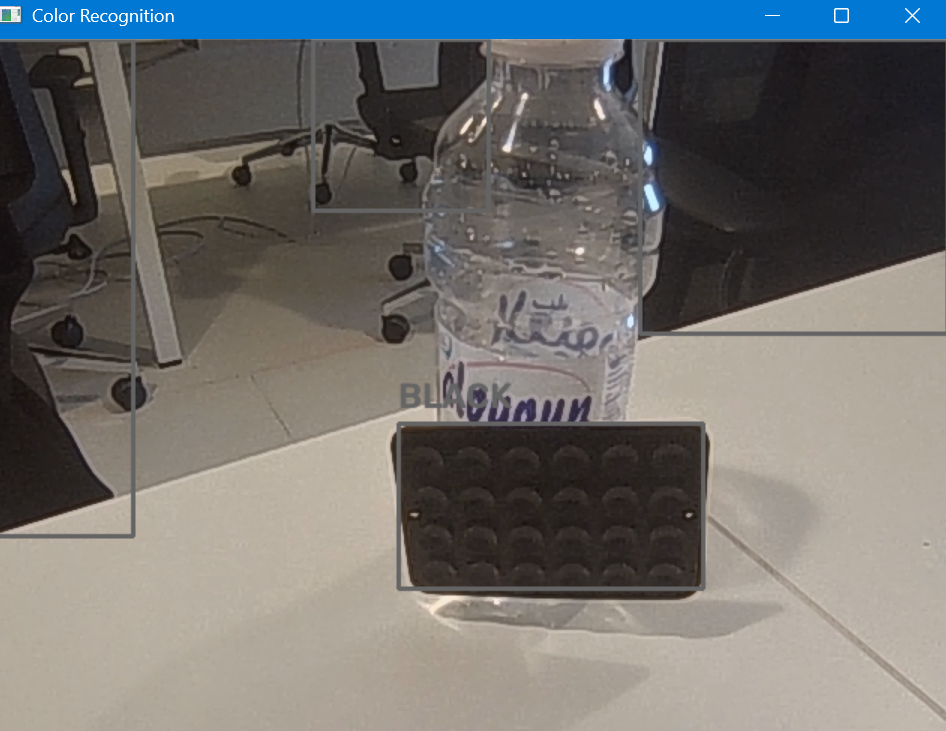
#> input picture Black Color.png, 946 x 731 px, given in place of the camera
$ python main.py
#> lines starting #> are read from the running program, lines starting #| are printed output that depends on the picture; after the words box and inside, x2 and y2 are one past the last pixel; in counts of white or black regions, pixels touching at a corner belong together

import cv2
import numpy as np

cap = cv2.VideoCapture(0)

lower_blue = np.array([100, 150, 50])
upper_blue = np.array([130, 255, 255])

lower_orange = np.array([5, 150, 150])
upper_orange = np.array([20, 255, 255])

lower_black = np.array([0, 0, 0])
upper_black = np.array([180, 255, 50])

colors = [
    ("BLUE", lower_blue, upper_blue, (255, 0, 0)),
    ("ORANGE", lower_orange, upper_orange, (0, 165, 255)),
    ("BLACK", lower_black, upper_black, (100, 100, 100))
]

while True:
    ret, frame = cap.read()
#> frame is the input picture: shape (731, 946, 3); mean B, G, R 110.5, 111.9, 112.4

    if not ret:
        break

    hsv = cv2.cvtColor(frame, cv2.COLOR_BGR2HSV)
#> hsv: shape (731, 946, 3); mean H, S, V 36.1, 45.1, 123.7

    for name, lower, upper, color in colors:

        mask = cv2.inRange(hsv, lower, upper)

        contours, _ = cv2.findContours(
            mask,
            cv2.RETR_EXTERNAL,
            cv2.CHAIN_APPROX_SIMPLE
        )

        for cnt in contours:

            area = cv2.contourArea(cnt)

            if area > 500:

                x, y, w, h = cv2.boundingRect(cnt)

                cv2.rectangle(
                    frame,
                    (x, y),
                    (x + w, y + h),
                    color,
                    2
                )

                cv2.putText(
                    frame,
                    name,
                    (x, y - 10),
                    cv2.FONT_HERSHEY_SIMPLEX,
                    0.8,
                    color,
                    2
                )
#> this loop made 3 passes
#> pass 1, `mask = cv2.inRange(hsv, lower, upper)`:
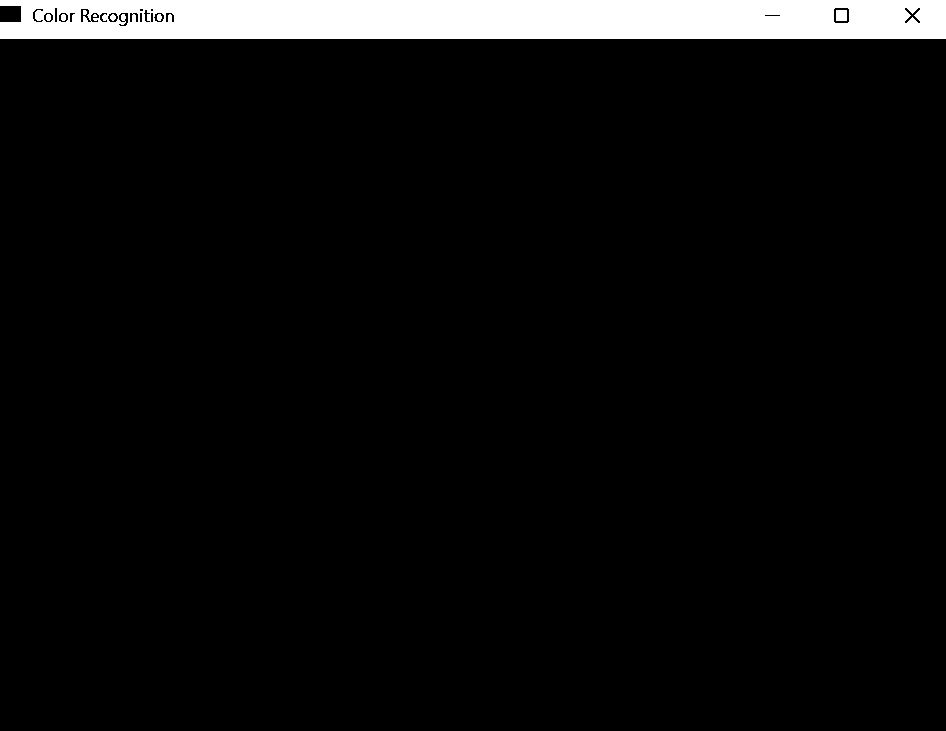
#> mask: shape (731, 946); 5.2% white; 8 white regions (2 under 20 px), largest, box (x1, y1, x2, y2) and area: (0, 0, 946, 39) 35498, (836, 10, 847, 21) 121, (46, 14, 51, 21) 31, (61, 14, 66, 21) 31, (110, 14, 116, 21) 30, (157, 14, 162, 21) 29
#> pass 3, `mask = cv2.inRange(hsv, lower, upper)`:
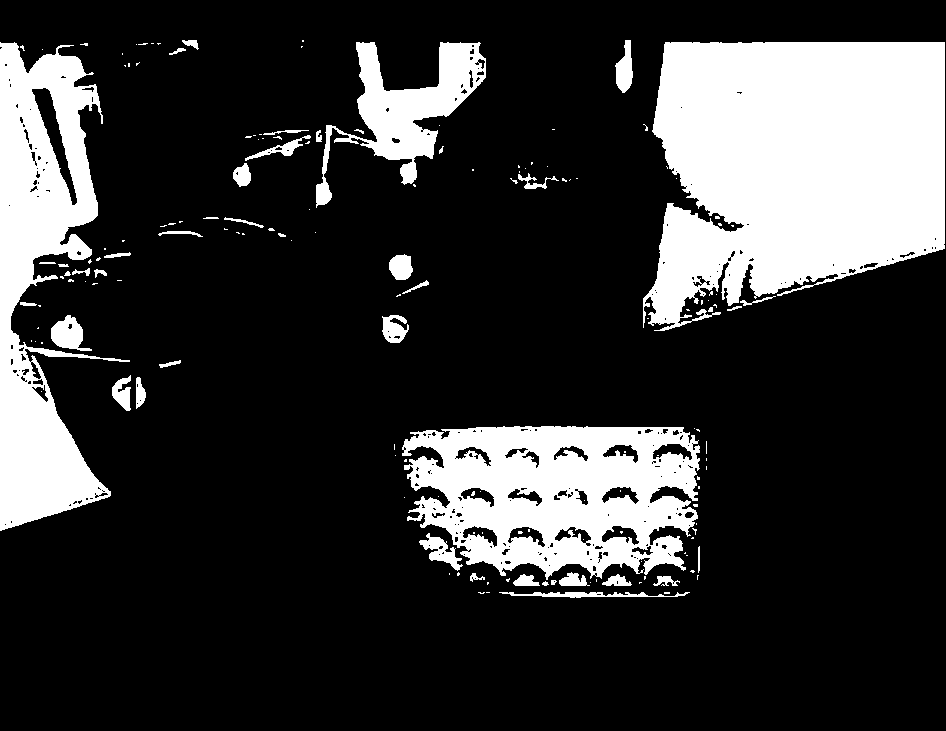
#> mask: shape (731, 946); 21.1% white; 161 white regions (116 under 20 px), largest, box (x1, y1, x2, y2) and area: (643, 42, 945, 331) 67284, (402, 426, 700, 580) 31508, (0, 42, 130, 531) 30001
#> after the loop:
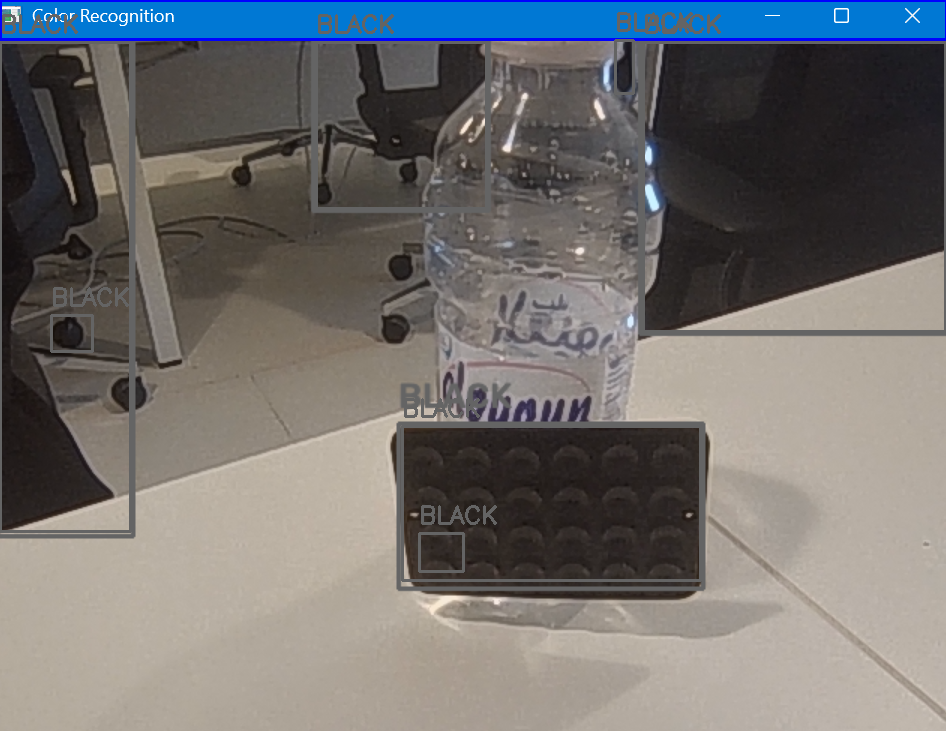
#> frame: shape (731, 946, 3); 3.04% of pixels changed, all inside (x1, y1, x2, y2) = (0, 0, 946, 582)

    cv2.imshow("Color Recognition", frame)

    if cv2.waitKey(1) & 0xFF == ord("q"):
#> (key q is pressed here)
        break

cap.release()
cv2.destroyAllWindows()

$ run again, on Blue Color .png
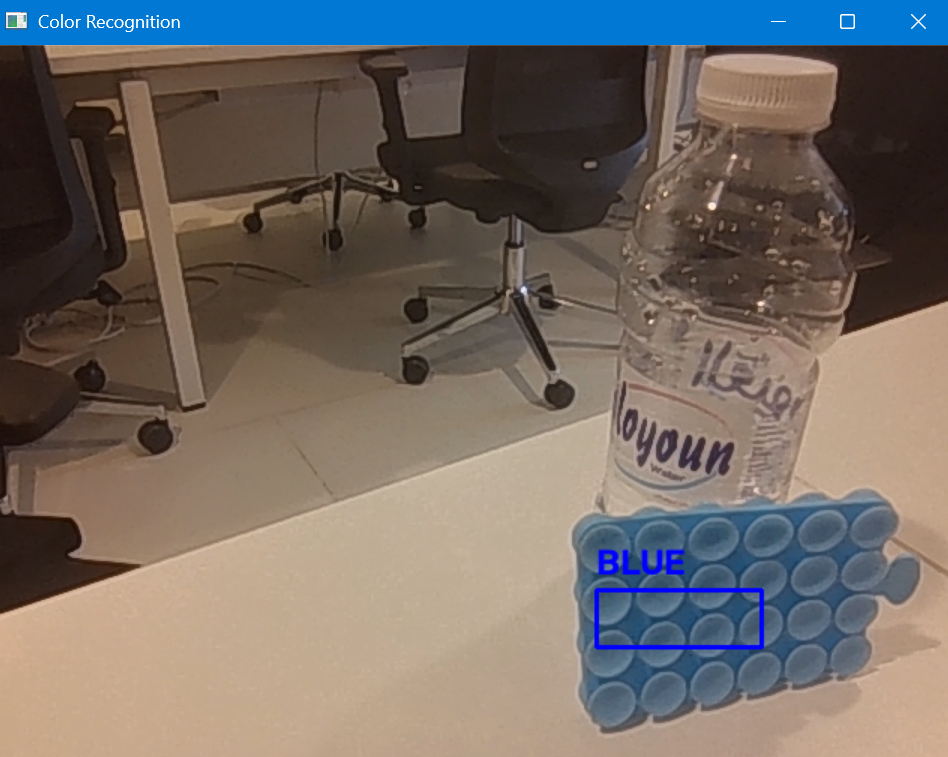
#> input picture Blue Color .png, 948 x 757 px, given in place of the camera
#> frame is the input picture: shape (757, 948, 3); mean B, G, R 101.2, 106.6, 114.3
#> hsv: shape (757, 948, 3); mean H, S, V 27.3, 89.9, 131.1
#> the loop `for name, lower, upper, color in colors: ` made 3 passes
#> pass 1, `mask = cv2.inRange(hsv, lower, upper)`:
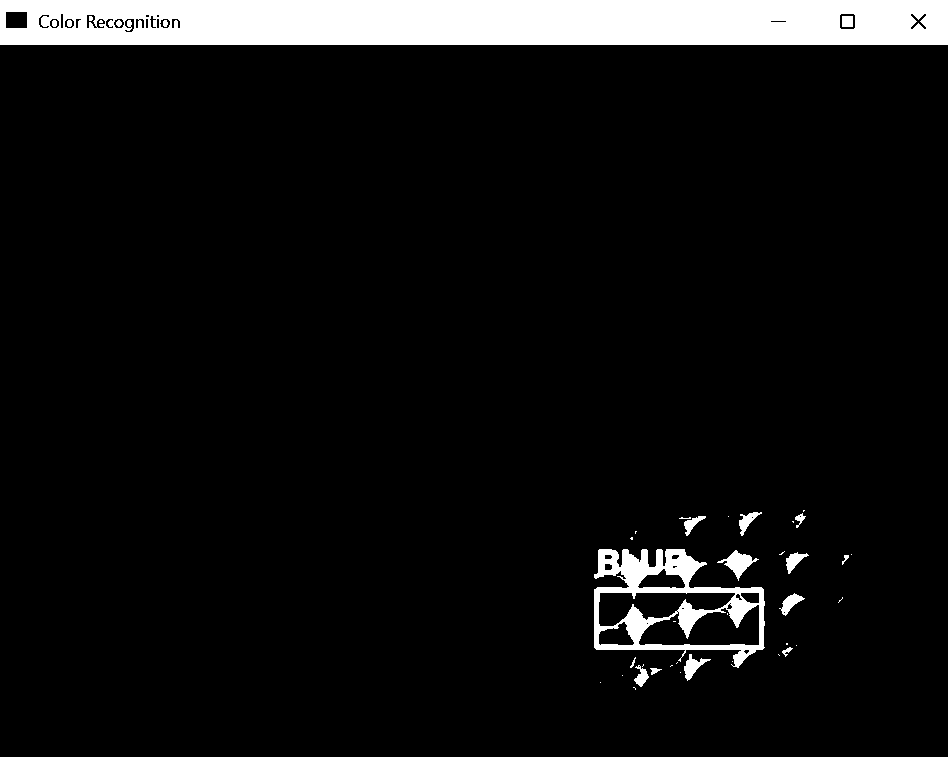
#> mask: shape (757, 948); 7% white; 43 white regions (24 under 20 px), largest, box (x1, y1, x2, y2) and area: (0, 0, 948, 45) 41264, (594, 549, 765, 668) 6864, (717, 550, 759, 581) 473
#> after the loop `for name, lower, upper, color in colors:`:
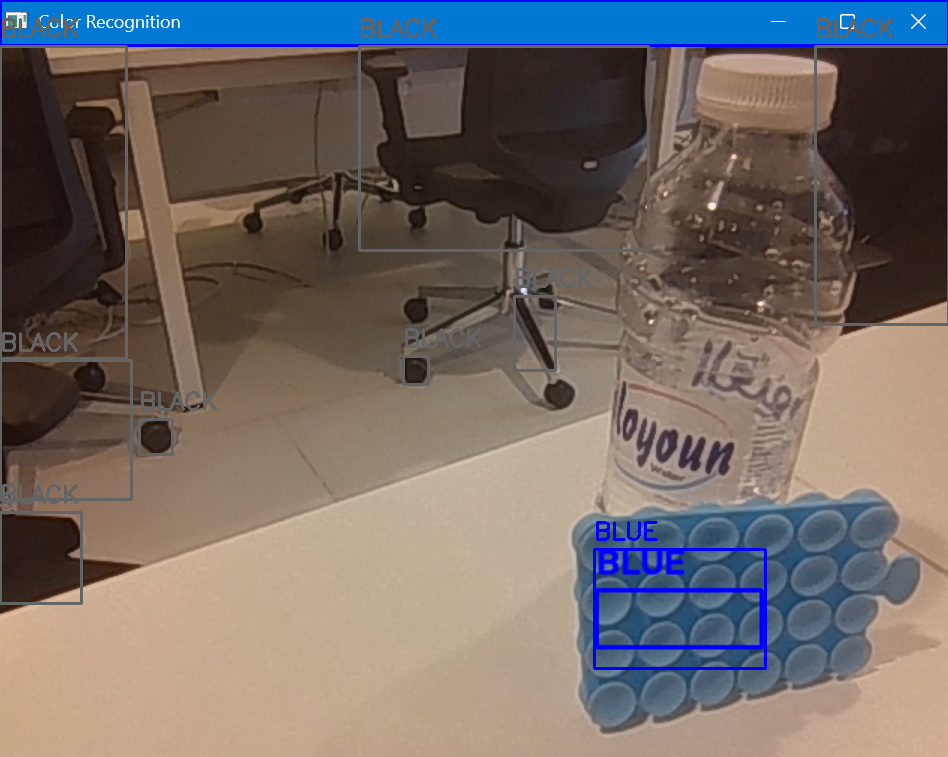
#> frame: shape (757, 948, 3); 3.06% of pixels changed, all inside (x1, y1, x2, y2) = (0, 0, 948, 670)
